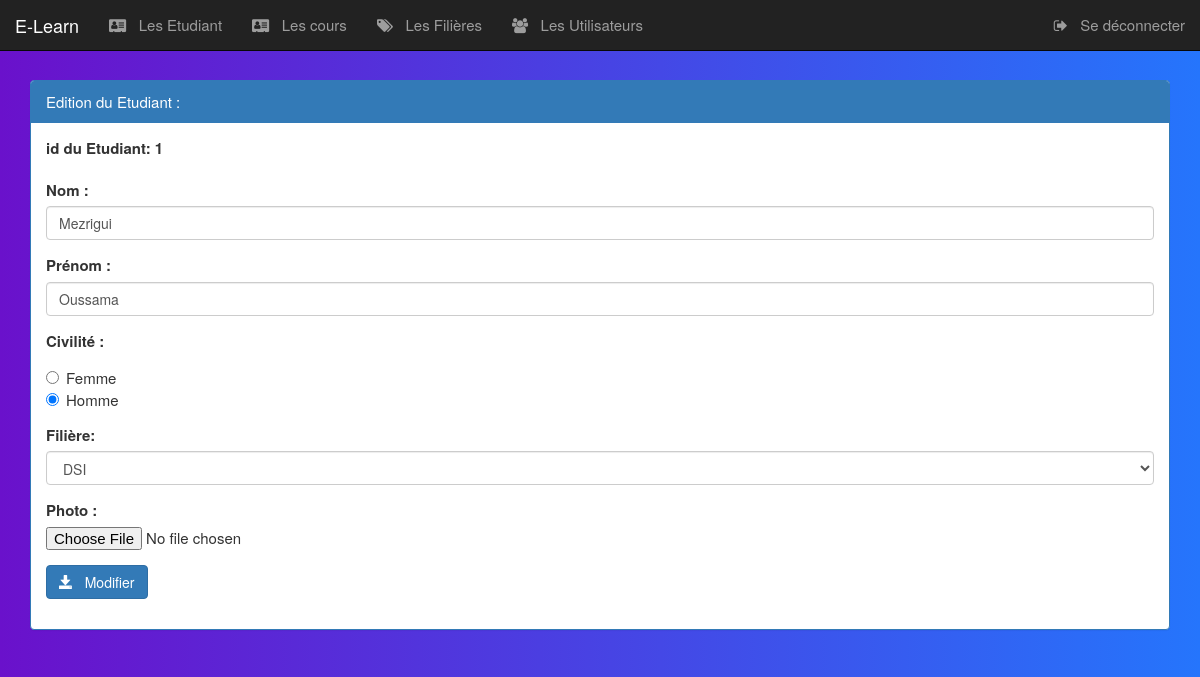
Page /pages/editerEtudiant.php?idS=1 (signed in) on the committed database.
### tables this page shows
create table Etudiant(
    idEtudiant int(4) auto_increment primary key,
    nom varchar(50),
    prenom varchar(50),
    civilite varchar(50),
    photo varchar(100),
    idFiliere int(4)
);

create table filiere(
    idFiliere int(4) auto_increment primary key,
    nomFiliere varchar(50),
    niveau varchar(50)
);

### pages/editerEtudiant.php (the view, shortened to what this page needs)
<?php
    require_once('connexiondb.php');
    $idS=isset($_GET['idS'])?$_GET['idS']:0;
    $requeteS="select * from Etudiant where idEtudiant=$idS";
    $resultatS=$pdo->query($requeteS);
    $Etudiant=$resultatS->fetch();
    $nom=$Etudiant['nom'];
    $prenom=$Etudiant['prenom'];
    $civilite=strtoupper($Etudiant['civilite']);
    $idFiliere=$Etudiant['idFiliere'];
    $requeteF="select * from filiere";
    $resultatF=$pdo->query($requeteF);
?>
<HTML>
    <head>
        <link rel="stylesheet" type="text/css" href="https://maxcdn.bootstrapcdn.com/bootstrap/3.3.7/css/bootstrap.min.css">
        <link rel="stylesheet" type="text/css" href="../css/font-awesome.min.css">
        <link rel="stylesheet" type="text/css" href="../css/Styles.css">
    </head>
    <body class="vh-100 gradient-custom">
        <?php include("menu.php"); ?>
        <div class="container">
             <div class="panel panel-primary margetop60">
                <div class="panel-heading">Edition du Etudiant :</div>
                <div class="panel-body">
                    <form method="post" action="updateEtudiant.php" class="form"  enctype="multipart/form-data">
						<div class="form-group">
                             <label for="idS">id du Etudiant: <?php echo $idS ?></label>
                        </div>
                        <div class="form-group">
                             <label for="nom">Nom :</label>
                            <input type="text" name="nom" placeholder="Nom" class="form-control" value="<?php echo $nom ?>"/>
                        </div>
                        <div class="form-group">
                             <label for="prenom">Prénom :</label>
                            <input type="text" name="prenom" placeholder="Prénom" class="form-control"
                                   value="<?php echo $prenom ?>"/>
                        </div>
                        <div class="form-group">
                            <label for="civilite">Civilité :</label>
                            <div class="radio">
                                <label><input type="radio" name="civilite" value="Femme"
                                    <?php if($civilite==="Femme")echo "checked" ?> /> Femme </label><br>
                                <label><input type="radio" name="civilite" value="Homme"
                                    <?php if($civilite==="Homme")echo "checked" ?> checked/> Homme </label>
                            </div>
                        </div>
                        <div class="form-group">
                            <label for="idFiliere">Filière:</label>
				            <select name="idFiliere" class="form-control" id="idFiliere">
                              <?php while($filiere=$resultatF->fetch()) { ?>
                                <option value="<?php echo $filiere['idFiliere'] ?>"
                                         <?php if($idFiliere===$filiere['idFiliere']) echo "selected" ?>>
                                    <?php echo $filiere['nomFiliere'] ?>
                                </option>
                              <?php }?>
				            </select>
                        </div>
                        <div class="form-group">
                             <label for="photo">Photo :</label>
                            <input type="file" name="photo" />
                        </div>
				        <button type="submit" class="btn btn-primary">
                            <span class="glyphicon glyphicon-save"></span>
                            &nbsp  Modifier
                        </button>
					</form>
                </div>
            </div>
        </div>
    </body>
</HTML>

### css/Styles.css (style rules this page uses)
.margetop60 { margin-top: 80px; }
body { background-color: rgb(240, 238, 238); font-size: 15px; }
.gradient-custom { background: #6a11cb; background: -webkit-linear-gradient(to right, rgba(106, 17, 203, 1), rgba(37, 117, 252, 1)); background: linear-gradient(to right, rgba(106, 17, 203, 1), rgba(37, 117, 252, 1)) }

### rows in the picture
etudiant: nom "Mezrigui", prenom "Oussama", civilite "☐ Femme", civilite "☑ Homme", idFiliere "DSI"

### other values in the picture
$idS "1"
